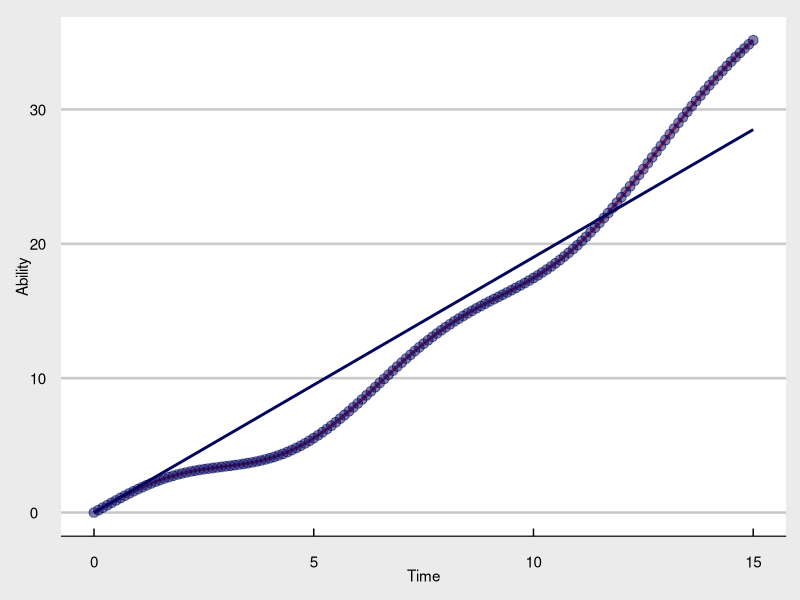

Source code (R):
## ---- chunk 1
knitr::opts_chunk$set(warning = FALSE, echo = TRUE)
## ---- chunk 2
library(tidyverse)
library(gganimate)
library(ggthemes)

theme_set(theme_economist_white())

x <- seq(0,15,by=0.1)
y <- sin(x)+0.8*x+0.1*x^2
df1 <- tibble(x,y)
plot1 <- ggplot(df1,aes(x,y))+
  geom_line(size=1,color='#e63946')+
  geom_line(aes(x,1.9*x),size=1,color='#03045e')+
  geom_point(color='#03045e', alpha=0.5, size=3)+
  labs(x="Time",
       y="Ability")
plot1
## ---- chunk 3
animate1 <- plot1 +
              transition_reveal(x)
animate1
# animate(animate1, height = 800, width =800)
# anim_save("animate1.gif", animate1)
